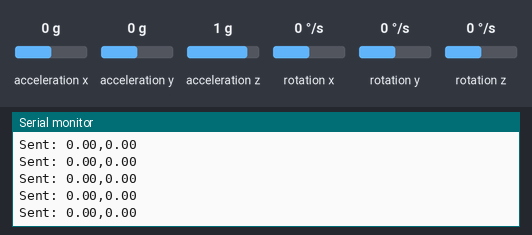
The sketch below on a simulated ESP8266 (NodeMCU). Parts: the last lines printed to the serial monitor. The test bench sets the inputs (shaded band); at power-on: acceleration x 0 g, acceleration y 0 g, acceleration z 1 g, rotation z 0 °/s, rotation x 0 °/s, rotation y 0 °/s. WiFi joins after 1.5 s; servers stay silent unless stated.

Above: at 2.7 s.
2.8 s: acceleration x set to -1.4 g
At 3.9 s:
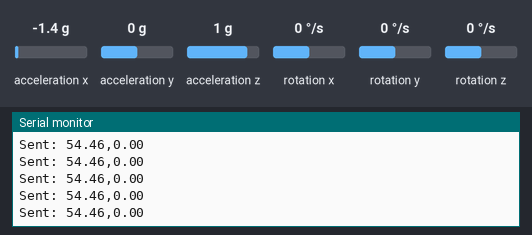
4.3 s: acceleration y set to -1.4 g
At 4.9 s:
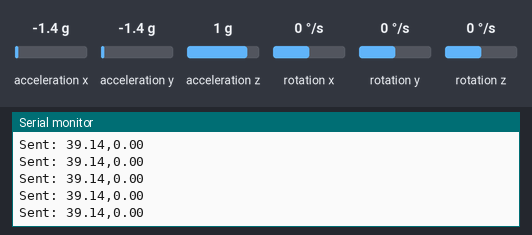
5.8 s: acceleration z set to -1.4 g
At 6.7 s:
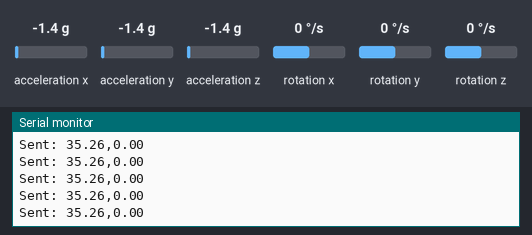
7.3 s: rotation z set to -192 °/s
At 8.1 s:
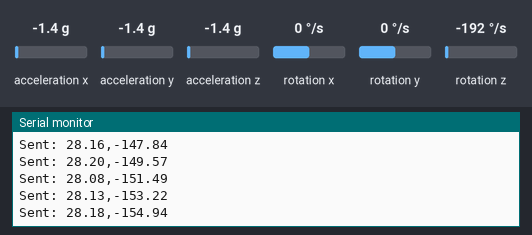
Timing chart, 0 to 9.8 s (numbered marks = the images above; inputs shaded):
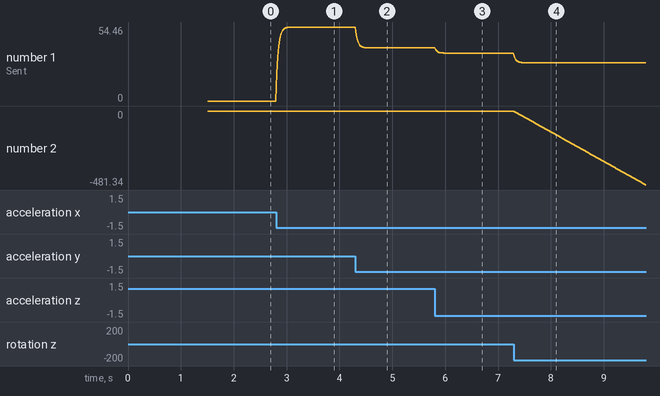

The sketch:

Transmitter_Code_ESP8266_NodeMCU.ino
```cpp
#include <Wire.h>
#include <MPU6050.h>
#include <ESP8266WiFi.h>
#include <WiFiUdp.h>

// Wi-Fi credentials
const char* ssid = "HeadTracker_AP";     // Receiver AP SSID
const char* password = "mypassword123";  // Receiver AP password

// UDP setup
WiFiUDP udp;
const char* receiverIP = "192.168.4.1"; // Receiver IP (Receiver NodeMCU)
unsigned int udpPort = 12345;           // UDP port for communication

// MPU6050 setup
MPU6050 mpu;
float pitch = 0.0, yaw = 0.0;
const float alpha = 0.80; // Complementary filter coefficient
unsigned long lastTime = 0;

void setup() {
  Serial.begin(115200);
  Wire.begin(D2, D1); // SDA, SCL pins for NodeMCU

  // Connect to Wi-Fi
  WiFi.begin(ssid, password);
  Serial.print("Connecting to Wi-Fi");
  while (WiFi.status() != WL_CONNECTED) {
    delay(500);
    Serial.print(".");
  }
  Serial.println("\nWi-Fi connected!");
  Serial.print("Transmitter IP: ");
  Serial.println(WiFi.localIP());

  // Initialize MPU6050
  Serial.println("Initializing MPU6050...");
  mpu.initialize();
  if (mpu.testConnection()) {
    Serial.println("MPU6050 connected!");
  } else {
    Serial.println("MPU6050 failed.");
    while (1); // Halt if MPU6050 not connected
  }

  lastTime = millis();
}

void loop() {
  int16_t ax, ay, az, gx, gy, gz;

  // Read data from MPU6050
  mpu.getMotion6(&ax, &ay, &az, &gx, &gy, &gz);

  // Convert gyroscope data to degrees/second
  float gyroYawRate = gz / 131.0; // Sensitivity for 250 deg/s
  unsigned long currentTime = millis();
  float dt = (currentTime - lastTime) / 1000.0; // Time in seconds
  lastTime = currentTime;

  // Calculate pitch from accelerometer
  float accelPitch = -atan2(ax, sqrt(ay * ay + az * az)) * 180 / PI;

  // Complementary filter for pitch
  pitch = alpha * (pitch + gyroYawRate * dt) + (1 - alpha) * accelPitch;

  // Integrate gyroscope data for yaw
  yaw += gyroYawRate * dt;

  // Create CSV string
  char buffer[32];
  snprintf(buffer, sizeof(buffer), "%.2f,%.2f", pitch, yaw);

  // Send data via UDP
  udp.beginPacket(receiverIP, udpPort);
  udp.write(buffer);
  udp.endPacket();

  Serial.print("Sent: ");
  Serial.println(buffer);

  delay(5);
}
```

Measured:
- after the input at 2.8 s, the serial monitor: prints a new line at once (image 1)
- after the input at 4.3 s, the serial monitor: prints a new line at once (image 2)
- after the input at 5.8 s, the serial monitor: prints a new line at once (image 3)
- after the input at 7.3 s, the serial monitor: prints a new line at once (image 4)
- plotted number 1: 0 → 54.46 after the input at 2.8 s, 54.46 → 39.14 after the input at 4.3 s, 39.14 → 35.26 after the input at 5.8 s, 35.26 → 28.06 after the input at 7.3 s
- plotted number 2: 0 → -481.34 after the input at 7.3 s
